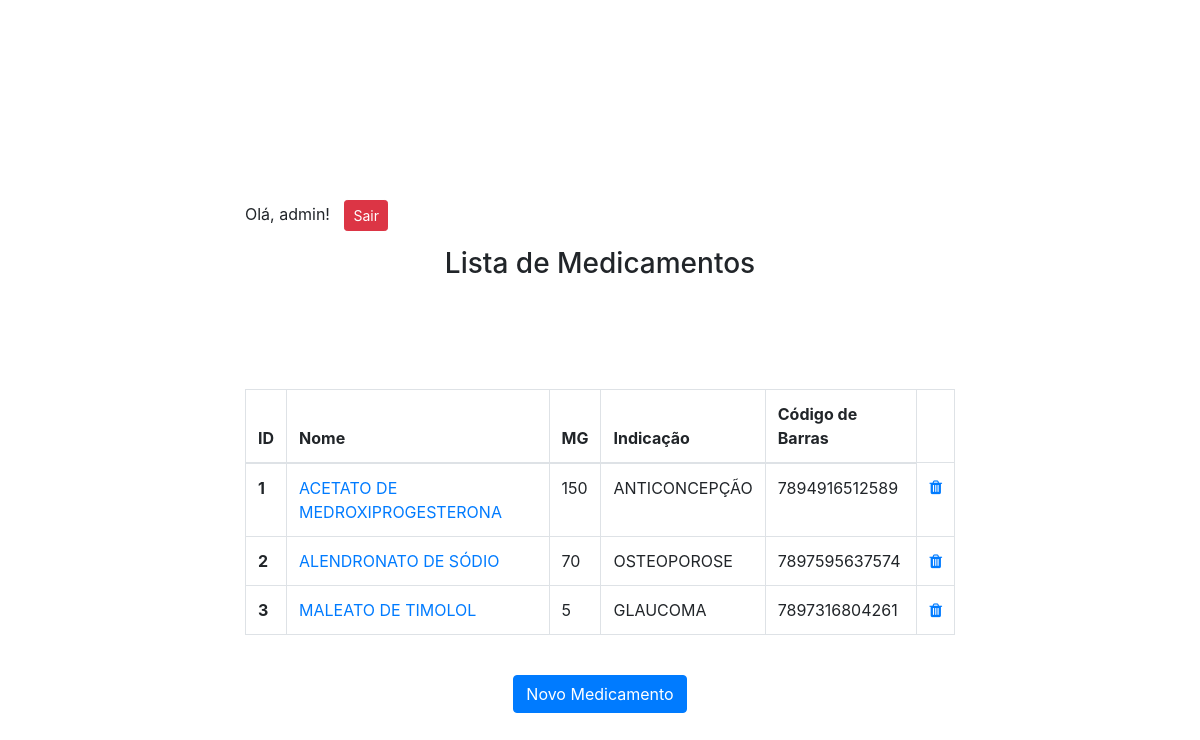
Before: /medicamentos/ (signed in) with the older database file.
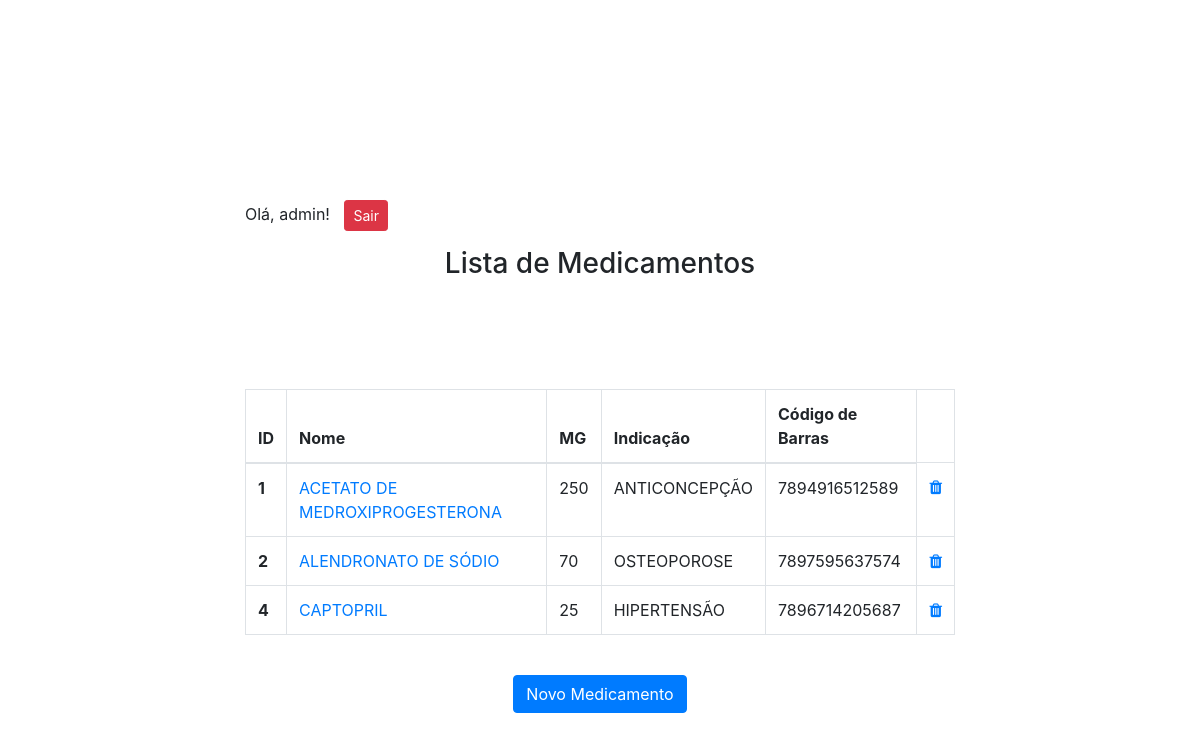
After: the same page with the newer database file.
### medicamentos/models.py (models this page shows, shortened)
class Medicamento(models.Model):
    name = models.CharField(max_length=100)
    mg = models.IntegerField()
    indication = models.CharField(max_length=100)
    code = models.CharField(max_length=100)

### medicamentos/views.py (the view)
# urls.py: path('', medicamentos_list),
@login_required
def medicamentos_list(request):
    medicamentos = Medicamento.objects.all()
    return render(request, 'medicamento.html', {'medicamentos': medicamentos})

### medicamentos/templates/medicamento.html (shortened to what this page needs)
{% extends 'base.html' %}
{% block main %}
    <div class="row">
        <div>
            {% if user.is_authenticated %}
                <p>Olá, {{user.username }}!
                    <a href="{% url 'logout' %}" style="padding-left: 10px;">
                        <button type="button" class="btn btn-danger btn-sm">Sair</button>
                    </a>
                </p>
            {% endif %}
        </div>
        <div>
            <h3 style="text-align: center;padding-bottom:100px;">Lista de Medicamentos</h3>
            <ul class="list-group">
                <table class="table table-bordered">
                <thead>
                <tr>
                    <th scope="col">ID</th>
                    <th scope="col">Nome</th>
                    <th scope="col">MG</th>
                    <th scope="col">Indicação</th>
                    <th scope="col">Código de Barras</th>
                </tr>
                </thead>
                <tbody>
                {% for medicamento in medicamentos %}
                    {% if user.username == 'admin' %}
                        <tr>
                            <th scope="row">{{ medicamento.id }}</th>
                            <td><a href="{% url 'medicamentos_update' medicamento.id %}">{{ medicamento.name }}<a/></td>
                            <td>{{ medicamento.mg }}</td>
                            <td>{{ medicamento.indication }}</td>
                            <td>{{ medicamento.code }}</td>
                            <td><a href="{% url 'medicamentos_delete' medicamento.id %}" class="trash-item"><i class="fa fa-trash" aria-hidden="true"></i><a/></td>
                        </tr>
                    {% endif %}
                {% endfor %}
                </tbody>
                </table>
            </ul>
            <br>
            {% if user.username == 'admin' %}
                <div class="d-flex justify-content-center">
                    <a href="{% url 'medicamentos_new' %}" class="btn btn-primary" style="text-align:center;;">Novo Medicamento</a>
                </div>
            {% endif %}
        </div>
    </div>
{% endblock %}

### templates/base.html (shortened to what this page needs)
{% load static %}
<!doctype html>
<html lang="en">
<head>
    <link rel="stylesheet" href="https://maxcdn.bootstrapcdn.com/bootstrap/4.0.0/css/bootstrap.min.css">
    <link rel="stylesheet" href="https://maxcdn.bootstrapcdn.com/font-awesome/4.7.0/css/font-awesome.min.css">
    <link rel="stylesheet" href="{% static 'stick-footer.css' %}">
    <link rel="stylesheet" href="{% static 'style.css' %}">
</head>
<body>
    <div class="container ">
        <div class="row justify-content-center align-items-center vh-100 ">
                {% block main %}
                {% endblock %}
            </div>
        </div>
</body>
</html>

### statics/stick-footer.css (style rules this page uses)
html { position: relative; min-height: 100%; }
body { margin-bottom: 60px; }
.container { width: auto; max-width: 680px; padding: 0 15px; }

### statics/style.css (style rules this page uses)
.trash-item { float: right; }

Changed rows visible on the page:
removed Medicamento: id "3", name "MALEATO DE TIMOLOL", mg "5", indication "GLAUCOMA", code "7897316804261"
changed Medicamento "ACETATO DE MEDROXIPROGESTERONA": mg "150" → "250"
added Medicamento: id "4", name "CAPTOPRIL", mg "25", indication "HIPERTENSÃO", code "7896714205687"
